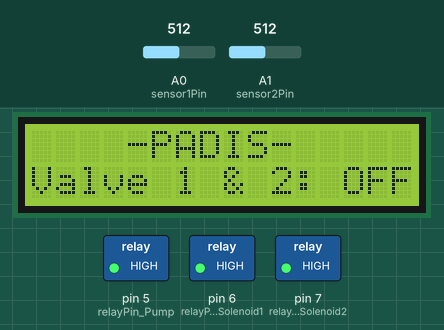
This sketch was run on a simulated Arduino Uno, built with avr-gcc and run on an emulated ATmega328P. Parts: 16×2 character LCD, switched loads named in the sketch (green lamp = pin HIGH). The test bench sets the inputs (shaded band); at power-on: A0 (sensor1Pin) = 512, A1 (sensor2Pin) = 512.

Above: at 1.2 s.
1.3 s: A0 (sensor1Pin) set to 984
2.8 s: A0 (sensor1Pin) set to 1008
At 3.7 s:
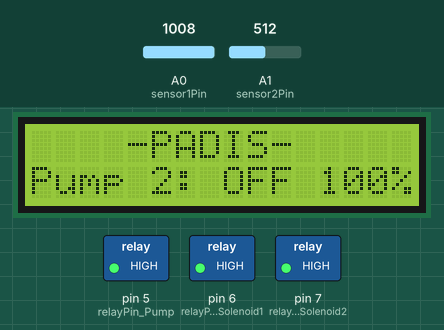
4.7 s: A1 (sensor2Pin) set to 981
6.2 s: A1 (sensor2Pin) set to 1015
At 7.1 s:
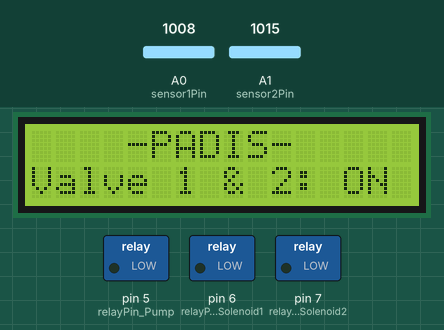
7.9 s: A0 (sensor1Pin) set to 990
At 8.7 s:
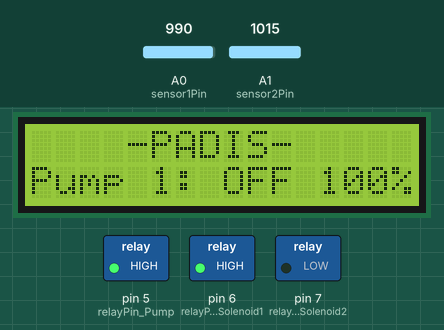
9.4 s: A0 (sensor1Pin) set to 1010
At 10.3 s:
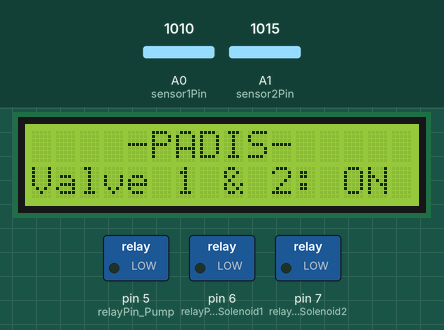
Timing chart, 0 to 12.0 s (numbered marks = the images above; inputs shaded):
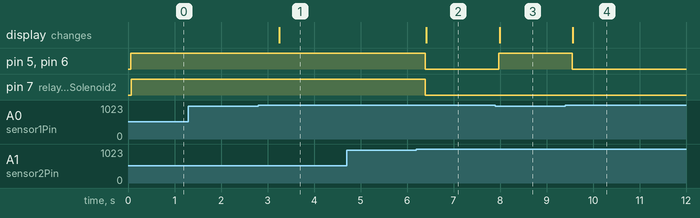

Measured:
- the behaviour switches between 999 and 1000 on A0 (sensor1Pin) (found by bisection; images 0 and 1)
- the behaviour switches between 999 and 1000 on A1 (sensor2Pin) (found by bisection; images 1 and 2)
- after the input at 1.3 s, every drawn part: stays the same
- after the input at 2.8 s, the display: changes after 0.45 s (image 1)
- after the input at 4.7 s, every drawn part: stays the same
- after the input at 6.2 s, pin 5 (relayPin_Pump), pin 6 (relayPin_Solenoid1), pin 7 (relayPin_Solenoid2): HIGH → LOW after 0.20 s; the display: changes after 0.21 s (image 2)
- after the input at 7.9 s, pin 5 (relayPin_Pump), pin 6 (relayPin_Solenoid1): LOW → HIGH after 0.08 s; the display: changes after 0.09 s (image 3)
- after the input at 9.4 s, pin 5 (relayPin_Pump), pin 6 (relayPin_Solenoid1): HIGH → LOW after 0.15 s; the display: changes after 0.17 s (image 4)

The sketch:

drip_errigation.ino
```cpp
#include <Wire.h>
#include <LiquidCrystal_I2C.h>

LiquidCrystal_I2C lcd(0x27, 16, 2);  // Address 0x27 for a 16 chars and 2 line display

// Define the pin for the relay
const int relayPin_Pump = 5;
const int relayPin_Solenoid1 = 6;
const int relayPin_Solenoid2 = 7;

// Define the threshold value for soil moisture, adjust as needed
const int moistureThreshold = 1000;

const int sensor1Pin = A0; // Connect first soil moisture sensor to Analog pin A0
const int sensor2Pin = A1; // Connect second soil moisture sensor to Analog pin A1

void setup() {
  // Initialize the LCD
  lcd.init();
  lcd.backlight();

  // Initialize relay pin as output
  pinMode(relayPin_Pump, OUTPUT);
  pinMode(relayPin_Solenoid1, OUTPUT);
  pinMode(relayPin_Solenoid2, OUTPUT);

  digitalWrite(relayPin_Pump, HIGH);

}

void loop() {
  // Read soil moisture values from both sensors
  int moisture1 = analogRead(sensor1Pin);
  int moisture2 = analogRead(sensor2Pin);

  // Display the soil moisture readings on LCD
  lcd.clear();
  lcd.setCursor(4, 0);
  lcd.print("-PADIS-");
  //lcd.print(moisture1);
  //lcd.setCursor(0, 1);
  //lcd.print("Pump: ");
  //lcd.print(moisture2);

  if (moisture2 < moistureThreshold && moisture1 < moistureThreshold ) {
    digitalWrite(relayPin_Pump, HIGH);

    digitalWrite(relayPin_Solenoid2, HIGH);
    digitalWrite(relayPin_Pump, HIGH);
     digitalWrite(relayPin_Solenoid1, HIGH);
     lcd.setCursor(0, 1);
    lcd.print("Valve 1 & 2: OFF ");
}else

  // Check if either sensor detects dry soil
  if (moisture1 < moistureThreshold) {
    //lcd.clear();
    // If dry soil is detected, activate the relay
    digitalWrite(relayPin_Pump, HIGH);
    digitalWrite(relayPin_Solenoid1, HIGH);
    lcd.setCursor(0, 1);
    lcd.print("Pump 1: OFF 100%");

  }else if (moisture2 < moistureThreshold) {
   // Check if either sensor detects dry soil
    // If dry soil is detected, activate the relay
    digitalWrite(relayPin_Pump, HIGH);
    digitalWrite(relayPin_Solenoid2, HIGH);
    lcd.setCursor(0, 1);
    lcd.print("Pump 2: OFF 100% ");

  }else if (moisture2 > moistureThreshold || moisture1 > moistureThreshold ) {
    digitalWrite(relayPin_Pump, LOW);

    digitalWrite(relayPin_Solenoid2, LOW);
    digitalWrite(relayPin_Pump, LOW);
     digitalWrite(relayPin_Solenoid1, LOW);
     lcd.setCursor(0, 1);
    lcd.print("Valve 1 & 2: ON ");
}
   /**
  if (moisture2 < moistureThreshold) {
   // Check if either sensor detects dry soil
    // If dry soil is detected, activate the relay
    digitalWrite(relayPin_Pump, HIGH);
    digitalWrite(relayPin_Solenoid2, HIGH);
    lcd.setCursor(0, 1);
    lcd.print("Pump 2: OFF ");
  } else{
    digitalWrite(relayPin_Pump, LOW);

    digitalWrite(relayPin_Solenoid2, LOW);
  }


  if (moisture2 < moistureThreshold || moisture1 < moistureThreshold ) {
   // Check if either sensor detects dry soil
    // If dry soil is detected, activate the relay
    digitalWrite(relayPin_Pump, HIGH);
    digitalWrite(relayPin_Solenoid1, HIGH);

    digitalWrite(relayPin_Pump, HIGH);
    digitalWrite(relayPin_Solenoid2, HIGH);
    lcd.setCursor(0, 1);
    lcd.print("Pump: OFF ");
  }else {
    //If soil is moist, de-activate the relay
      //digitalWrite(relayPin_Pump, LOW);
    digitalWrite(relayPin_Solenoid1, LOW);
      //lcd.setCursor(0, 1);
      //lcd.print("Pump 1: OFF");

    // If soil is moist, deactivate the relay
    digitalWrite(relayPin_Pump, LOW);
     digitalWrite(relayPin_Solenoid1, LOW);
    digitalWrite(relayPin_Solenoid2, LOW);
    lcd.setCursor(0, 1);
    lcd.print("Pump: ON");
  }
  **/
  delay(500); // Delay to stabilize readings
}
```
